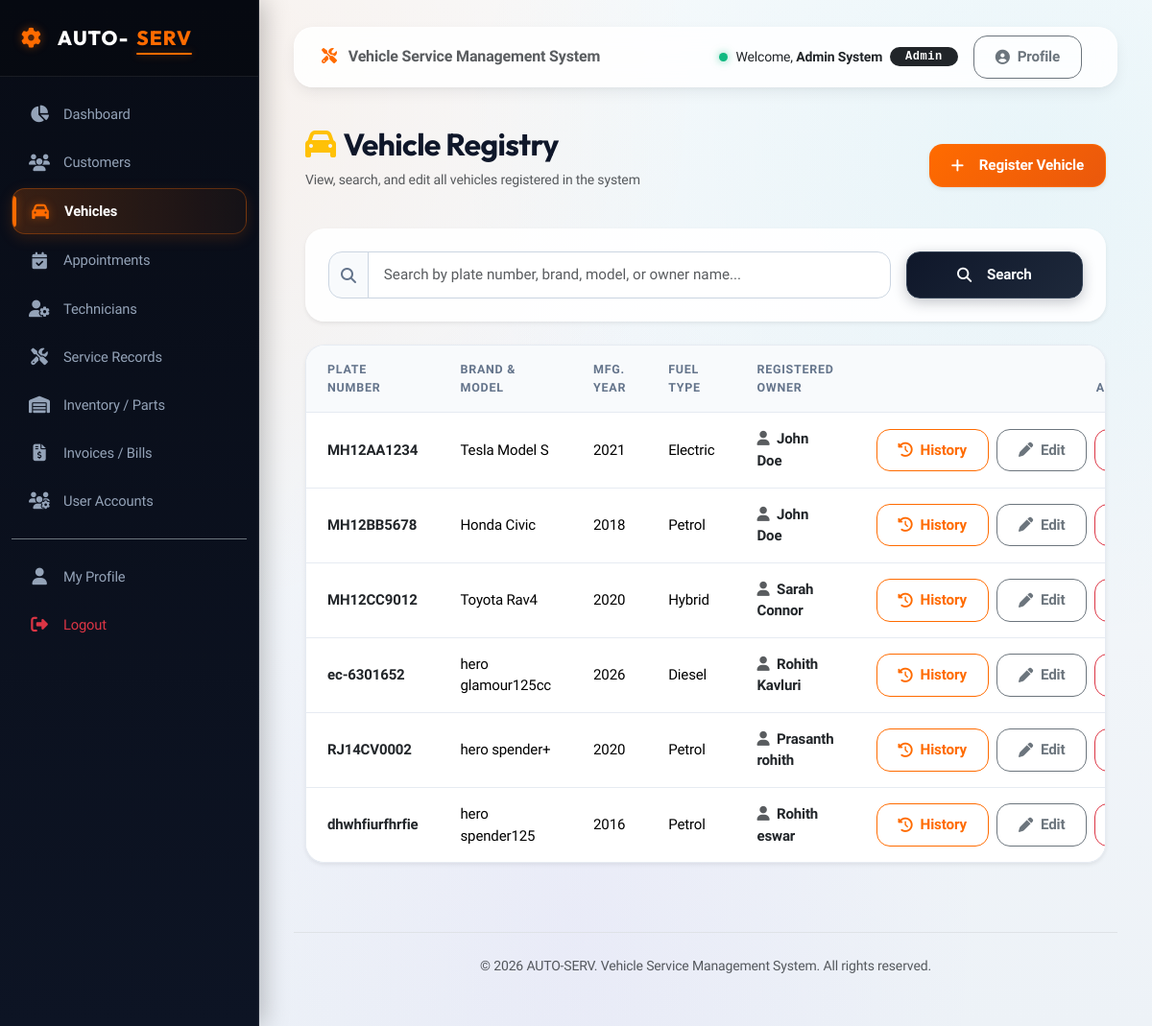
Page /vehicles/ (signed in) on the committed database.
### accounts/models.py (models this page shows, shortened)
class User(AbstractUser):
    ROLE_CHOICES = (
        ('admin', 'Admin'),
        ('customer', 'Customer'),
        ('technician', 'Technician'),
        ('service_advisor', 'Service Advisor'),
    )
    role = models.CharField(max_length=20, choices=ROLE_CHOICES, default='customer')
    phone = models.CharField(max_length=15, blank=True, null=True)
    address = models.TextField(blank=True, null=True)

### vehicles/models.py (models this page shows, shortened)
class Vehicle(models.Model):
    FUEL_CHOICES = (
        ('petrol', 'Petrol'),
        ('diesel', 'Diesel'),
        ('electric', 'Electric'),
        ('hybrid', 'Hybrid'),
        ('cng', 'CNG'),
    )
    customer = models.ForeignKey(Customer, on_delete=models.CASCADE, related_name='vehicles')
    vehicle_number = models.CharField(max_length=20, unique=True)
    brand = models.CharField(max_length=50)
    model = models.CharField(max_length=50)
    year = models.PositiveIntegerField()
    fuel_type = models.CharField(max_length=20, choices=FUEL_CHOICES, default='petrol')

### customers/models.py (models this page shows, shortened)
class Customer(models.Model):
    user = models.OneToOneField(settings.AUTH_USER_MODEL, on_delete=models.CASCADE, null=True, blank=True, related_name='customer')
    customer_name = models.CharField(max_length=100)
    phone = models.CharField(max_length=15)
    email = models.EmailField()
    address = models.TextField()

### accounts/decorators.py (the view)
        def _wrapped_view(request, *args, **kwargs):
            if request.user.is_authenticated:
                allowed_roles = list(roles)
                if 'admin' in allowed_roles and 'service_advisor' not in allowed_roles:
                    allowed_roles.append('service_advisor')
                if request.user.role in allowed_roles or request.user.is_superuser:
                    return view_func(request, *args, **kwargs)
            raise PermissionDenied

### vehicles/views.py (called while the page is built)
@login_required
@role_required('admin')
def vehicle_list(request):
    query = request.GET.get('q', '')
    if query:
        vehicles = Vehicle.objects.filter(
            Q(vehicle_number__icontains=query) |
            Q(brand__icontains=query) |
            Q(model__icontains=query) |
            Q(customer__customer_name__icontains=query)
        )
    else:
        vehicles = Vehicle.objects.all()
    return render(request, 'vehicles/vehicle_list.html', {
        'vehicles': vehicles,
        'query': query
    })

### templates/vehicles/vehicle_list.html (shortened to what this page needs)
{% extends 'base.html' %}
{% block content %}
<div class="d-flex justify-content-between align-items-center mb-4">
    <div>
        <h2 class="fw-bold"><i class="fa-solid fa-car text-warning me-2"></i>Vehicle Registry</h2>
        <p class="text-muted small">View, search, and edit all vehicles registered in the system</p>
    </div>
    <a href="{% url 'vehicles:vehicle_create' %}" class="btn btn-primary shadow-sm">
        <i class="fa-solid fa-plus me-2"></i>Register Vehicle
    </a>
</div>
<div class="card border-0 shadow-sm p-4 mb-4">
    <form method="get" class="row g-3">
        <div class="col-md-9">
            <div class="input-group">
                <span class="input-group-text"><i class="fa-solid fa-magnifying-glass"></i></span>
                <input type="text" name="q" class="form-control" placeholder="Search by plate number, brand, model, or owner name..." value="{{ query }}">
            </div>
        </div>
        <div class="col-md-3 d-flex gap-2">
            <button type="submit" class="btn btn-secondary w-100"><i class="fa-solid fa-search me-2"></i>Search</button>
        </div>
    </form>
</div>
<div class="custom-table-card shadow-sm">
    <div class="table-responsive">
        <table class="table custom-table mb-0 align-middle">
            <thead>
                <tr>
                    <th>Plate Number</th>
                    <th>Brand & Model</th>
                    <th>Mfg. Year</th>
                    <th>Fuel Type</th>
                    <th>Registered Owner</th>
                    <th class="text-end">Actions</th>
                </tr>
            </thead>
            <tbody>
                {% for vehicle in vehicles %}
                <tr>
                    <td class="fw-bold text-dark">{{ vehicle.vehicle_number }}</td>
                    <td>{{ vehicle.brand }} {{ vehicle.model }}</td>
                    <td>{{ vehicle.year }}</td>
                    <td class="text-capitalize">{{ vehicle.fuel_type }}</td>
                    <td>
                        <a href="{% url 'customers:customer_detail' vehicle.customer.pk %}" class="fw-semibold text-decoration-none text-dark">
                            <i class="fa-solid fa-user me-1 text-muted"></i> {{ vehicle.customer.customer_name }}
                        </a>
                    </td>
                    <td class="text-end">
                        <div class="d-flex justify-content-end gap-2">
                            <a href="{% url 'vehicles:vehicle_detail' vehicle.pk %}" class="btn btn-sm btn-outline-primary" title="Service Logs">
                                <i class="fa-solid fa-clock-rotate-left"></i> History
                            </a>
                            <a href="{% url 'vehicles:vehicle_update' vehicle.pk %}" class="btn btn-sm btn-outline-secondary" title="Edit">
                                <i class="fa-solid fa-pen"></i> Edit
                            </a>
                            <a href="{% url 'vehicles:vehicle_delete' vehicle.pk %}" class="btn btn-sm btn-outline-danger" title="Delete">
                            </a>
                        </div>
                    </td>
                </tr>
                {% endfor %}
            </tbody>
        </table>
    </div>
</div>
{% endblock %}

### templates/navbar.html (shortened to what this page needs)
<nav class="navbar navbar-expand-lg main-navbar py-2 px-3 mb-3 no-print">
    <div class="container-fluid">
        {% if not user.is_authenticated %}
        <a class="navbar-brand text-dark fw-bold d-flex align-items-center" href="/">
            <i class="fa-solid fa-gear me-2 brand-gear fs-4"></i>AUTO-<span style="color:var(--primary-color);">SERV</span>
        </a>
        {% else %}
        <span class="navbar-brand text-muted fs-6 d-none d-md-inline fw-semibold">
            <i class="fa-solid fa-screwdriver-wrench me-2" style="color:var(--primary-color);"></i> Vehicle Service Management System
        </span>
        {% endif %}
        <div class="ms-auto d-flex align-items-center">
            {% if user.is_authenticated %}
            <div class="text-dark me-3 d-none d-sm-flex align-items-center">
                <span class="status-dot dot-active me-2"></span>
                <span class="small me-2">Welcome, <strong class="text-dark">{{ user.first_name|default:user.username }} {{ user.last_name }}</strong></span>
                <span class="badge bg-dark rounded-pill px-3 py-1 font-monospace" style="letter-spacing: 0.5px;">{{ user.get_role_display }}</span>
            </div>
            <a href="{% url 'accounts:profile' %}" class="btn btn-sm btn-outline-secondary me-2">
                <i class="fa-solid fa-user-circle"></i> Profile
            </a>
            {% endif %}
        </div>
    </div>
</nav>

### rows in the picture
User: first_name "Admin", last_name "System", role "Admin"
Vehicle: vehicle_number "MH12AA1234", brand "Tesla", model "Model S", year "2021", fuel_type "Electric", customer.customer_name "John Doe"
Vehicle: vehicle_number "MH12BB5678", brand "Honda", model "Civic", year "2018", fuel_type "Petrol", customer.customer_name "John Doe"
Vehicle: vehicle_number "MH12CC9012", brand "Toyota", model "Rav4", year "2020", fuel_type "Hybrid", customer.customer_name "Sarah Connor"
Vehicle: vehicle_number "ec-6301652", brand "hero", model "glamour125cc", year "2026", fuel_type "Diesel", customer.customer_name "Rohith Kavluri"
Vehicle: vehicle_number "RJ14CV0002", brand "hero", model "spender+", year "2020", fuel_type "Petrol", customer.customer_name "Prasanth rohith"
Vehicle: vehicle_number "dhwhfiurfhrfie", brand "hero", model "spender125", year "2016", fuel_type "Petrol", customer.customer_name "Rohith eswar"
